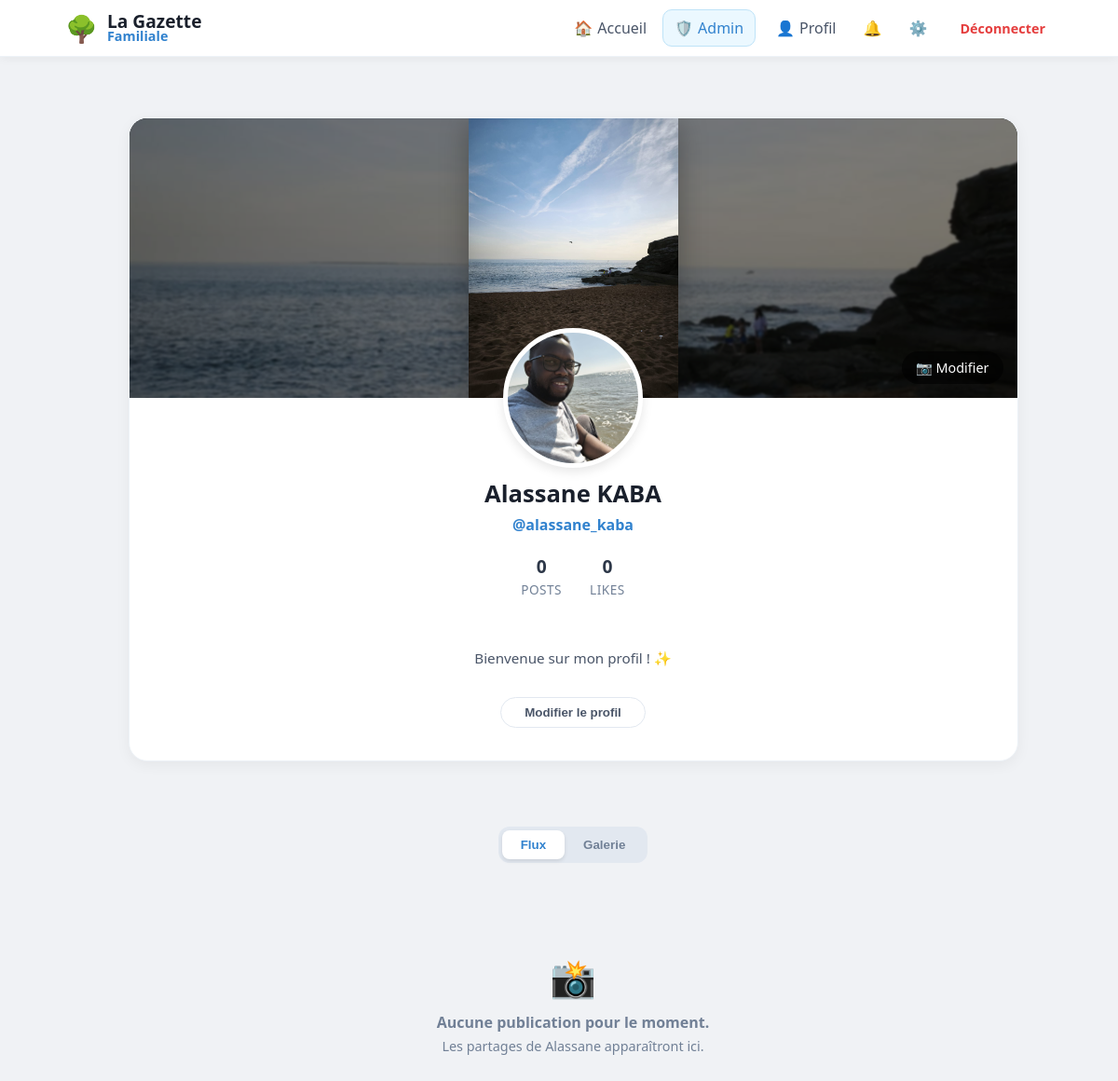
Screenshot of /user/alassane_kaba (signed in) with the database file from the repository.
### tables this page shows
CREATE TABLE users (
                id INTEGER PRIMARY KEY AUTOINCREMENT, 
                email TEXT UNIQUE, 
                firstname TEXT, 
                lastname TEXT, 
                username TEXT UNIQUE, 
                password TEXT, 
                avatar TEXT,
                cover TEXT,
                bio TEXT,
                is_approved INTEGER DEFAULT 0,
                is_admin INTEGER DEFAULT 0
            );

### app.py (the view, shortened to what this page needs)
@app.route("/user/<username>")
@login_required
def profile(username):
    with get_db() as db:
        user_info = db.execute("SELECT * FROM users WHERE username = ?", (username,)).fetchone()
        if not user_info:
            flash("Utilisateur introuvable", "danger")
            return redirect(url_for('home'))
        posts_query = db.execute("""
            SELECT posts.*, users.avatar AS user_avatar,
                (SELECT COUNT(*) FROM reactions WHERE post_id=posts.id AND type='thumb') as thumbs,
                (SELECT COUNT(*) FROM reactions WHERE post_id=posts.id AND type='heart') as hearts
            FROM posts
            JOIN users ON posts.username = users.username
            WHERE posts.username=?
            ORDER BY posts.id DESC
        """, (username,)).fetchall()
        posts = [dict(row) for row in posts_query]
        posts_count = len(posts)
        total_reactions = sum((p['thumbs'] or 0) + (p['hearts'] or 0) for p in posts)
    return render_template(
        "profile.html",
        posts=posts,
        user=user_info,
        posts_count=posts_count,
        likes_received=total_reactions
    )

### app.py (called while the page is built)
def get_db():
    db = sqlite3.connect("database.db")
    db.row_factory = sqlite3.Row
    return db

def login_required(f):
    @wraps(f)
    def decorated_function(*args, **kwargs):
        if "user" not in session:
            flash("Veuillez vous connecter pour accéder à cette page.", "info")
            return redirect("/login")
        return f(*args, **kwargs)
    return decorated_function

@app.context_processor
def inject_global_stats():
    stats = {'total_users': 0, 'total_posts': 0}
    if session.get('user'):
        db = get_db()
        u_count = db.execute("SELECT COUNT(*) FROM users WHERE is_approved = 1").fetchone()[0]
        p_count = db.execute("SELECT COUNT(*) FROM posts").fetchone()[0]
        stats = {'total_users': u_count, 'total_posts': p_count}
    return stats

@app.context_processor
def inject_pending_count():
    if session.get('is_admin'):
        db = get_db()
        count = db.execute("SELECT COUNT(*) as total FROM users WHERE is_approved = 0").fetchone()
        return {'pending_count': count['total']}
    return {'pending_count': 0}

@app.context_processor
def inject_notifications_count():
    if session.get('user'):
        db = get_db()
        count = db.execute("SELECT COUNT(*) FROM notifications WHERE username = ? AND is_read = 0",
                           (session['user'],)).fetchone()[0]
        return {'unread_count': count}
    return {'unread_count': 0}

### templates/profile.html (shortened to what this page needs)
{% extends "base.html" %}
{% block content %}
<div class="main-container">
    <div class="profile-header-card">
        <div class="cover-wrapper">
            <div class="cover-main-img"></div>
            {% if session['user'] == user.username %}
                <label for="cover-upload" style="position: absolute; bottom: 15px; right: 15px; background: rgba(0,0,0,0.6); color: white; padding: 8px 15px; border-radius: 20px; cursor: pointer; z-index: 10; font-size: 0.9em;">📷 Modifier</label>
            {% endif %}
        </div>
        <div style="text-align: center; padding-bottom: 25px;">
            <div class="avatar-container">
                <img src="{{ url_for('static', filename='avatars/' + (user.avatar if user.avatar else 'default.png')) }}" class="profile-avatar-img">
            </div>
            <h2 style="margin: 0; font-size: 1.6em; color: #1a202c;">{{ user.firstname }} {{ user.lastname }}</h2>
            <p style="margin: 5px 0 15px 0; color: #3182ce; font-weight: 600;">@{{ user.username }}</p>
            <div class="profile-stats">
                <div class="stat-box">
                    <span class="stat-value">{{ posts|length }}</span>
                    <span class="stat-label">Posts</span>
                </div>
                <div class="stat-box">
                    <span class="stat-value">
                        {% set total_likes = namespace(value=0) %}
                        {% for post in posts %}{% set total_likes.value = total_likes.value + (post.thumbs|int) %}{% endfor %}
                        {{ total_likes.value }}
                    </span>
                    <span class="stat-label">Likes</span>
                </div>
            </div>
            <div class="profile-bio">
                {% if user.bio %}
                    {{ user.bio }}
                {% else %}
                    Bienvenue sur mon profil ! ✨
                {% endif %}
            </div>
            {% if session['user'] == user.username %}
                <button class="edit-profile-btn" onclick="openModal()">Modifier le profil</button>
            {% endif %}
        </div>
    </div>
    <div class="nav-container">
        <div class="modern-nav">
            <button onclick="switchView('feed')" id="btn-feed" class="nav-item-btn active">Flux</button>
            <button onclick="switchView('grid')" id="btn-grid" class="nav-item-btn">Galerie</button>
        </div>
    </div>
    <div style="grid-column: 1 / -1;">
        <div id="view-feed">
            <div style="display: flex; flex-direction: column; align-items: center;">
                {% if posts %}
                    {% for post in posts %}
                    <div class="post-card">
                        <div style="display: flex; align-items: center; gap: 10px; margin-bottom: 12px;">
                            <img src="{{ url_for('static', filename='avatars/' + (post.user_avatar if post.user_avatar else 'default.png')) }}" class="comment-avatar">
                            <strong style="color: #2d3748;">{{ post.username }}</strong>
                        </div>
                        <p style="color: #4a5568; line-height: 1.5;">{{ post.content }}</p>
                        {% if post.medias %}
                        <div class="media-slider-container">
                            {% if post.medias|length > 1 %}
                                <button class="slider-btn prev-btn" onclick="moveSlider('{{ post.id }}', -1)">&#10094;</button>
                                <button class="slider-btn next-btn" onclick="moveSlider('{{ post.id }}', 1)">&#10095;</button>
                            {% endif %}
                            <div id="slider-{{ post.id }}" class="media-slider" data-index="0">
                                {% for media in post.medias %}
                                <div class="slider-item">
                                    {% if media.file_type == 'video' %}
                                        <video src="{{ url_for('static', filename='uploads/' + media.filename) }}" controls></video>
                                    {% else %}
                                        <img src="{{ url_for('static', filename='uploads/' + media.filename) }}">
                                    {% endif %}
                                </div>
                                {% endfor %}
                            </div>
                        </div>
                        {% endif %}
                        <div style="display: flex; justify-content: space-between; margin-top: 15px; border-top: 1px solid #f1f5f9; padding-top: 12px;">
                            <span style="font-weight: 700; color: #4a5568;">👍 {{ post.thumbs or 0 }}</span>
                            <span style="color: #3182ce; cursor: pointer; font-weight: 700;" onclick="toggleComments('{{ post.id }}')">
                                💬 {{ post.comments|length }}
                            </span>
                        </div>
                        <div id="comments-{{ post.id }}" class="comment-area">
                            {% for comment in post.comments %}
                            <div class="comment-item" style="display: flex; align-items: center; gap: 8px; margin-bottom: 8px;">
                                <img src="{{ url_for('static', filename='avatars/' + (comment.user_avatar if comment.user_avatar else 'default.png')) }}" class="comment-avatar">
                                <div class="comment-content">
                                    <strong>{{ comment.username }}</strong>: {{ comment.content }}
                                </div>
                            </div>
                            {% endfor %}
                        </div>
                    </div>
                    {% endfor %}
                {% else %}
                    <div style="text-align: center; padding: 50px 20px; color: #718096;">
                        <span style="font-size: 40px; display: block; margin-bottom: 10px;">📸</span>
                        <p style="font-weight: 600; margin: 0;">Aucune publication pour le moment.</p>
                        <p style="font-size: 0.9em; margin-top: 5px;">Les partages de {{ user.firstname }} apparaîtront ici.</p>
                    </div>
                {% endif %}
            </div>
        </div>
    </div>
</div>
{% endblock %}

### static/style.css (style rules this page uses)
body { font-family: 'Segoe UI', system-ui, -apple-system, sans-serif; background: #f0f2f5; margin: 0; color: #1a202c; }

### templates/base.html (style rules this page uses)
:root { --bg-color: #f0f2f5; --primary: #3182ce; --text-main: #1a202c; --text-light: #718096; --danger: #e53e3e; --success: #38a169; --info: #3182ce; }
body { background-color: var(--bg-color); margin: 0; font-family: 'Segoe UI', system-ui, -apple-system, sans-serif; }
.main-container { max-width: 1100px; margin: 0 auto; padding: 20px 15px; display: grid; grid-template-columns: 1fr; gap: 25px; align-items: start; box-sizing: border-box; }
@media (min-width: 900px) { .main-container { grid-template-columns: 280px 650px; justify-content: center; } }

### rows the page displays
users: avatar (picture), firstname "Alassane", lastname "KABA", username "alassane_kaba"

### other values shown
{{ posts|length }} "0"
{{ total_likes.value }} "0"
